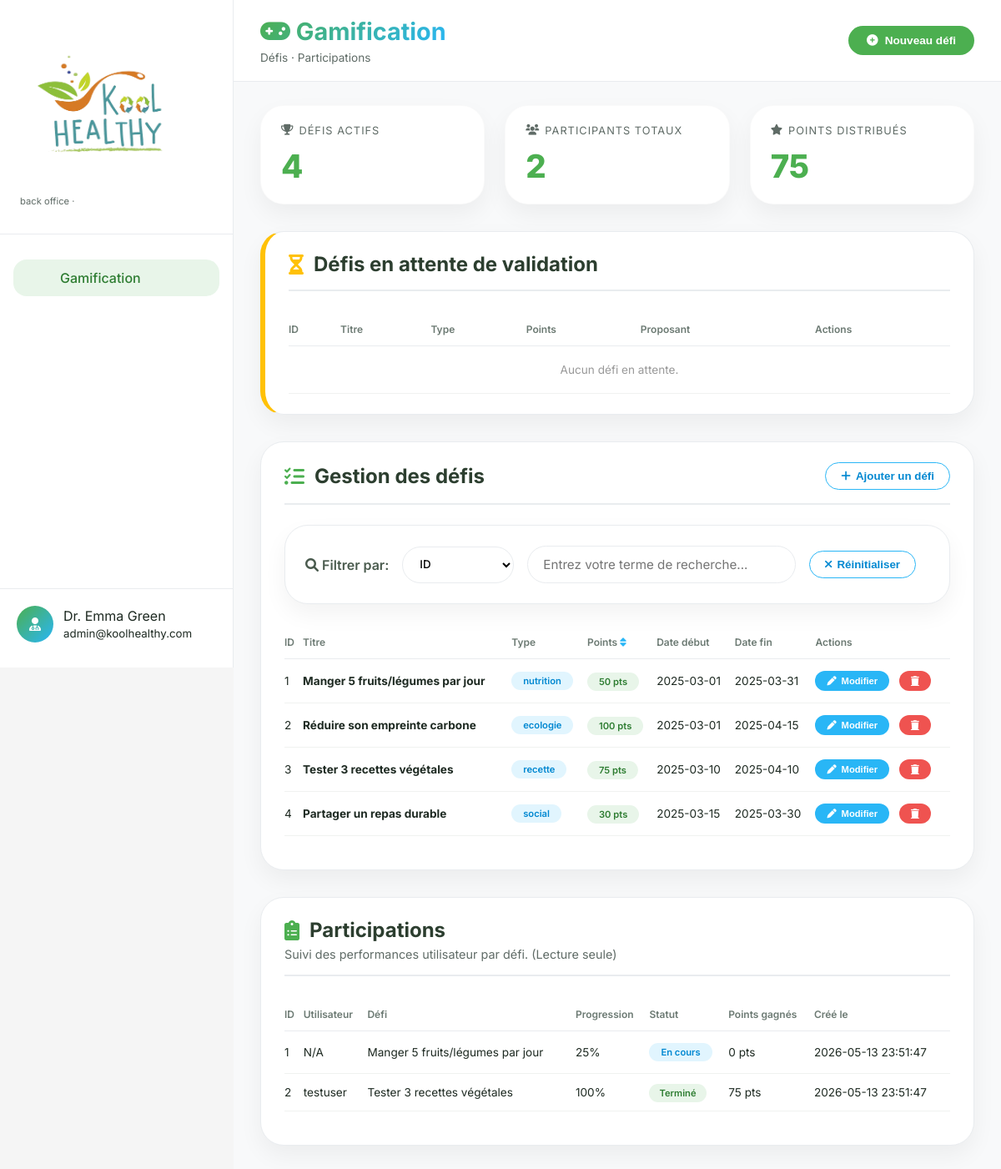
The app's page /Gamification/VIEW/backoffice-gamification.php with its own data.
### tables this page shows
CREATE TABLE IF NOT EXISTS `defis` (
  `id` INT AUTO_INCREMENT PRIMARY KEY,
  `titre` VARCHAR(255) NOT NULL,
  `type` VARCHAR(50) NOT NULL DEFAULT 'nutrition',
  `points` INT NOT NULL DEFAULT 0,
  `date_debut` DATE,
  `date_fin` DATE,
  `status` VARCHAR(20) DEFAULT 'approuve',
  `proposant_id` INT DEFAULT NULL,
  `restrictions` TEXT DEFAULT NULL,
  `created_at` DATETIME DEFAULT CURRENT_TIMESTAMP,
  INDEX `idx_type` (`type`)
);

CREATE TABLE IF NOT EXISTS `participations` (
  `id` INT AUTO_INCREMENT PRIMARY KEY,
  `utilisateur_id` INT NOT NULL,
  `defi_id` INT NOT NULL,
  `progression` INT NOT NULL DEFAULT 0,
  `termine` TINYINT(1) NOT NULL DEFAULT 0,
  `points_gagnes` INT NOT NULL DEFAULT 0,
  `created_at` DATETIME DEFAULT CURRENT_TIMESTAMP,
  UNIQUE KEY `unique_participation` (`utilisateur_id`, `defi_id`),
  FOREIGN KEY (`defi_id`) REFERENCES `defis`(`id`) ON DELETE CASCADE,
  INDEX `idx_utilisateur` (`utilisateur_id`)
);

CREATE TABLE `utilisateurs` (
  `id` int(11) NOT NULL,
  `nom` varchar(50) NOT NULL,
  `email` varchar(100) NOT NULL,
  `mot_de_passe` varchar(255) NOT NULL,
  `role` varchar(30) NOT NULL DEFAULT 'utilisateur',
  `poids` float DEFAULT NULL,
  `taille` float DEFAULT NULL,
  `imc` float DEFAULT NULL,
  `avatar` varchar(255) DEFAULT NULL,
  `created_at` datetime DEFAULT current_timestamp(),
  `profil` varchar(100) NOT NULL
);

### Gamification/CONTROLLER/DefiController.php (called while the page is built, shortened)
<?php
class DefiController
{
    public function listeDefis(): array
    {
        $db = config::getConnexion();
        $sql = "SELECT d.id, d.titre, d.type, d.points, d.date_debut, d.date_fin, d.status, d.proposant_id, d.restrictions, d.created_at,
                       COUNT(p.id) AS participants,
                       ROUND(COALESCE(AVG(p.progression), 0)) AS progression
                FROM defis d
                LEFT JOIN participations p ON p.defi_id = d.id
                GROUP BY d.id
                ORDER BY d.created_at DESC";
        $stmt = $db->query($sql);
        return $stmt->fetchAll();
    }
    public function statsDefis(): array
    {
        $db = config::getConnexion();
        $total       = (int) $db->query("SELECT COUNT(*) FROM defis")->fetchColumn();
        $participants = (int) $db->query("SELECT COUNT(*) FROM participations")->fetchColumn();
        $points      = (int) $db->query("SELECT COALESCE(SUM(points_gagnes),0) FROM participations")->fetchColumn();
        return [
            'total_defis'    => $total,
            'participants'   => $participants,
            'points_distribues' => $points,
        ];
    }
}
?>

### Gamification/CONTROLLER/ParticipationController.php (called while the page is built, shortened)
<?php
class ParticipationController
{
    public function listeParticipations(): array
    {
        $db = config::getConnexion();
        $sql = "SELECT p.*, u.nom AS utilisateur_nom, d.titre AS defi_titre, d.points AS defi_points
                FROM participations p
                LEFT JOIN utilisateurs u ON u.id = p.utilisateur_id
                LEFT JOIN defis d ON d.id = p.defi_id
                ORDER BY p.created_at DESC";
        return $db->query($sql)->fetchAll();
    }
}
?>

### Gamification/VIEW/backoffice-gamification.php (the view, shortened to what this page needs)
<?php
require_once __DIR__ . '/../CONTROLLER/DefiController.php';
require_once __DIR__ . '/../CONTROLLER/ParticipationController.php';
$defiController = new DefiController();
$participationController = new ParticipationController();
$defis = $defiController->listeDefis();
$stats = $defiController->statsDefis();
$participations = $participationController->listeParticipations();
?>
<!DOCTYPE html>
<html lang="fr">
<head>
  <link rel="stylesheet" href="https://cdnjs.cloudflare.com/ajax/libs/font-awesome/6.0.0-beta3/css/all.min.css">
</head>
<body>
<div class="app-wrapper">
  <aside class="sidebar">
    <div class="logo-area">
<img src="../Assets/kool.png" alt="" style="width: 190px; height: 190px; border-radius: 8px;">
<p>back office ·</p>
    </div>
    <div class="nav-menu">
      <div class="nav-item active" data-tab="unified"><i class="fas fa-chart-simple"></i><span>Gamification</span></div>
    </div>
    <div class="sidebar-footer">
      <div class="user-badge">
        <div class="user-avatar"><i class="fas fa-user-md"></i></div>
        <div class="user-info"><p>Dr. Emma Green</p><small>admin@koolhealthy.com</small></div>
      </div>
    </div>
  </aside>
  <main class="main-content">
    <div class="top-bar">
      <div class="page-title">
        <h1><i class="fas fa-gamepad"></i> Gamification</h1>
        <p>Défis · Participations</p>
      </div>
      <div class="header-actions">
        <button class="btn-primary" id="openGlobalDefiBtn"><i class="fas fa-plus-circle"></i> Nouveau défi</button>
      </div>
    </div>
    <div class="unified-container">
      <div class="stats-grid">
        <div class="stat-card"><div class="stat-title"><i class="fas fa-trophy"></i> Défis actifs</div><div class="stat-value" id="statsDefisActifs"><?= htmlspecialchars((string)$stats['total_defis']) ?></div></div>
        <div class="stat-card"><div class="stat-title"><i class="fas fa-users"></i> Participants totaux</div><div class="stat-value" id="statsParticipants"><?= htmlspecialchars((string)$stats['participants']) ?></div></div>
        <div class="stat-card"><div class="stat-title"><i class="fas fa-star"></i> Points distribués</div><div class="stat-value" id="statsPoints"><?= htmlspecialchars((string)$stats['points_distribues']) ?></div></div>
      </div>
      <div class="section-card" id="pendingDefisSection" style="border-left: 6px solid #FFC107; scroll-margin-top: 100px;">
        <div class="section-header">
          <h2><i class="fas fa-hourglass-half" style="color: #FFC107;"></i> Défis en attente de validation</h2>
        </div>
        <div style="overflow-x: auto;">
          <table class="data-table" style="width:100%">
            <thead><tr><th>ID</th><th>Titre</th><th>Type</th><th>Points</th><th>Proposant</th><th>Actions</th></tr></thead>
            <tbody>
              <?php
              $pendingDefis = array_filter($defis, function($d) { return $d['status'] === 'en_attente'; });
              if (empty($pendingDefis)): ?>
                <tr><td colspan="6" style="text-align:center; padding:20px; color:#999;">Aucun défi en attente.</td></tr>
              <?php else:
                foreach ($pendingDefis as $defi): ?>
                <tr id="pending-row-<?= $defi['id'] ?>">
                  <td><?= htmlspecialchars($defi['id']) ?></td>
                  <td><strong><?= htmlspecialchars($defi['titre']) ?></strong></td>
                  <td><span class="badge-tech"><?= htmlspecialchars($defi['type']) ?></span></td>
                  <td><span class="badge-eco"><?= htmlspecialchars($defi['points']) ?> pts</span></td>
                  <td>ID: <?= htmlspecialchars($defi['proposant_id'] ?? 'Admin') ?></td>
                  <td>
                    <a href="../CONTROLLER/DefiController.php?action=approve&id=<?= $defi['id'] ?>" class="btn-primary" style="background:#4CAF50; padding:6px 12px; font-size:0.7rem;"><i class="fas fa-check"></i> Approuver</a>
                    <a href="../CONTROLLER/DefiController.php?action=reject&id=<?= $defi['id'] ?>" class="btn-danger" style="padding:6px 12px; font-size:0.7rem;"><i class="fas fa-times"></i> Refuser</a>
                  </td>
                </tr>
              <?php endforeach; endif; ?>
            </tbody>
          </table>
        </div>
      </div>
      <div class="section-card">
        <div class="section-header">
          <h2><i class="fas fa-tasks" style="color: var(--vert-kool);"></i> Gestion des défis</h2>
          <button class="btn-outline" id="quickAddDefi"><i class="fas fa-plus"></i> Ajouter un défi</button>
        </div>
        <div class="search-container">
          <span class="search-label"><i class="fas fa-search"></i> Filtrer par:</span>
          <select id="searchAttributeBackofficeDefis" class="search-select">
            <option value="id">ID</option>
          </select>
          <input type="text" id="searchInputBackofficeDefis" class="search-input" placeholder="Entrez votre terme de recherche...">
          <button id="clearSearchBackofficeDefisBtn" class="btn-outline" style="white-space: nowrap;"><i class="fas fa-times"></i> Réinitialiser</button>
        </div>
        <div style="overflow-x: auto;">
          <table class="data-table" style="width:100%">
            <thead><tr><th>ID</th><th>Titre</th><th>Type</th>
              <th>Points <i class="fas fa-sort" style="cursor:pointer; color:var(--bleu-tech);" onclick="sortBackofficeDefis('points')"></i></th>
              <th>Date début</th><th>Date fin</th><th>Actions</th></tr></thead>
            <tbody id="defisListUnified">
              <?php foreach ($defis as $defi): ?>
                <tr class="defi-row-backoffice" data-id="<?= htmlspecialchars($defi['id']) ?>" data-titre="<?= htmlspecialchars(strtolower($defi['titre'])) ?>" data-type="<?= htmlspecialchars(strtolower($defi['type'])) ?>" data-points="<?= htmlspecialchars($defi['points']) ?>">
                  <td><?= htmlspecialchars($defi['id']) ?></td>
                  <td><strong><?= htmlspecialchars($defi['titre']) ?></strong></td>
                  <td><span class="badge-tech"><?= htmlspecialchars($defi['type']) ?></span></td>
                  <td><span class="badge-eco"><?= htmlspecialchars($defi['points']) ?> pts</span></td>
                  <td><?= htmlspecialchars($defi['date_debut']) ?></td>
                  <td><?= htmlspecialchars($defi['date_fin']) ?></td>
                  <td>
                    <button type="button" class="btn-edit edit-defi-btn" data-id="<?= $defi['id'] ?>" data-titre="<?= htmlspecialchars($defi['titre'], ENT_QUOTES) ?>" data-type="<?= htmlspecialchars($defi['type'], ENT_QUOTES) ?>" data-points="<?= $defi['points'] ?>" data-date-debut="<?= $defi['date_debut'] ?>" data-date-fin="<?= $defi['date_fin'] ?>"><i class="fas fa-pen"></i> Modifier</button>
                    <a href="../CONTROLLER/DefiController.php?action=delete&id=<?= $defi['id'] ?>" class="btn-danger btn-delete-confirm"><i class="fas fa-trash"></i></a>
                  </td>
                </tr>
              <?php endforeach; ?>
            </tbody>
          </table>
        </div>
      </div>
      <div class="section-card">
        <div class="section-header">
          <div>
            <h2><i class="fas fa-clipboard-list" style="color: var(--vert-kool);"></i> Participations</h2>
            <p style="font-size:0.9rem; color: var(--gris-texte); margin-top: 6px;">Suivi des performances utilisateur par défi. (Lecture seule)</p>
          </div>
        </div>
        <div style="overflow-x: auto;">
          <table class="data-table" style="width:100%">
            <thead><tr><th>ID</th><th>Utilisateur</th><th>Défi</th><th>Progression</th><th>Statut</th><th>Points gagnés</th><th>Créé le</th></tr></thead>
            <tbody>
              <?php foreach ($participations as $participation): ?>
                <tr>
                  <td><?= htmlspecialchars($participation['id']) ?></td>
                  <td><?= htmlspecialchars($participation['utilisateur_nom'] ?? 'N/A') ?></td>
                  <td><?= htmlspecialchars($participation['defi_titre'] ?? 'N/A') ?></td>
                  <td><?= htmlspecialchars($participation['progression']) ?>%</td>
                  <td><?= $participation['termine'] ? '<span class="status-active">Terminé</span>' : '<span class="badge-tech">En cours</span>' ?></td>
                  <td><?= htmlspecialchars($participation['points_gagnes']) ?> pts</td>
                  <td><?= htmlspecialchars($participation['created_at']) ?></td>
                </tr>
              <?php endforeach; ?>
            </tbody>
          </table>
        </div>
      </div>
    </div>
  </main>
</body>
</html>
</body>
</html>

### records on screen
defis: id "1", titre "Manger 5 fruits/légumes par jour", type "nutrition", points "50", date_debut "2025-03-01", date_fin "2025-03-31"
defis: id "2", titre "Réduire son empreinte carbone", type "ecologie", points "100", date_debut "2025-03-01", date_fin "2025-04-15"
defis: id "3", titre "Tester 3 recettes végétales", type "recette", points "75", date_debut "2025-03-10", date_fin "2025-04-10"
defis: id "4", titre "Partager un repas durable", type "social", points "30", date_debut "2025-03-15", date_fin "2025-03-30"
participations: id "1", utilisateur_nom "N/A", defi.titre "Manger 5 fruits/légumes par jour", progression "25", termine "En cours", points_gagnes "0", created_at "2026-05-13 23:51:47"
participations: id "2", utilisateurs.nom "testuser", defi.titre "Tester 3 recettes végétales", progression "100", termine "Terminé", points_gagnes "75", created_at "2026-05-13 23:51:47"

### other values on screen
$stats['total_defis'] "4"
$stats['participants'] "2"
$stats['points_distribues'] "75"
